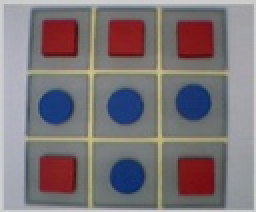
%> input picture images/tablero.jpg, 128 x 106 px, shrunk from 360 x 297 before the run (shown 2 times larger)
$ octave segmentKMedias.m   (GNU Octave 9; MATLAB toolbox functions it lacks are replaced by stand-ins)
%> lines starting %> are read from the running program, lines starting %| are printed output that depends on the picture; in (x1, y1, x2, y2) boxes, pixels count from 0 and x2, y2 are one past the last pixel; in counts of white or black regions, pixels touching at a corner belong together; the program's own positions count from 1
close all;
clc;
clear all;

%im1 = imread('./images/windex.bmp');
% im1= imread('./images/Pimientos.jpg');
im1= imread('./images/tablero.jpg');
%> im1 is the input picture: size 106x128x3 uint8; mean R, G, B 125.2, 117, 120.6

h=fspecial("gaussian",[7,7],3);
im2=imfilter(im1,h,"replicate");
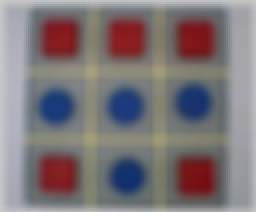
%> im2: size 106x128x3 uint8 (shown 2 times larger); mean R, G, B 125.5, 117.4, 121
%figure(1)
%imshow(im2)
im = rgb2lab(im2);
%> im: size 106x128x3 double; mean of channels 1, 2, 3 50.5, 5, 0.2
%im = uint8(im);
im = single(im);
%> im: size 106x128x3 single; mean of channels 1, 2, 3 50.5, 5, 0.2

npoints = 5;

[L,centers]=imsegkmeans(im,npoints);
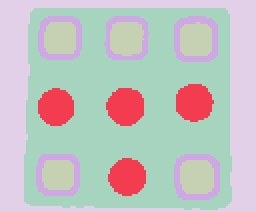
%> L: size 106x128 uint8 (shown 2 times larger); 5 distinct labels, from 1 to 5; one colour per label, 0 black
%> centers = [50.82 -1.23 2.18; 28.82 7.18 -29.42; 35 16.59 5.75; 27.85 39.44 21.88; 69.69 0.649 -3.31]
[m,n,ch] = size(im);
%> m = 106; n = 128; ch = 3
pixels = reshape(im, m*n, 3);

for k=1:npoints
    imRes = zeros(m,n,ch);
    imR=zeros(m,n);
    imBin = zeros(m,n);

    Lab_ref = [centers(k,1);centers(k,2);centers(k,3)];

    imR(:,:,1) =(im(:,:,1)-Lab_ref(1)).^2;
    imR(:,:,2) =(im(:,:,2)-Lab_ref(2)).^2;
    imR(:,:,3) =(im(:,:,3)-Lab_ref(3)).^2;

    imR =sqrt(imR(:,:,1) + imR(:,:,2) + imR(:,:,3));

    imR = imR/max(max(imR));
    th = 0.22;
    imBin(imR<th)=1;

    imRes(:,:,1)= single(im1(:,:,1)).*single(imBin(:,:));
    imRes(:,:,2)= single(im1(:,:,2)).*single(imBin(:,:));
    imRes(:,:,3)= single(im1(:,:,3)).*single(imBin(:,:));

    figure(2)
    imshowpair(im1,uint8(imRes),'montage');
    title('Segmentacion')
    pause()
end
%> this loop made 5 passes
%> Lab_ref on passes 1 to 5: [50.82; -1.23; 2.18], [28.82; 7.18; -29.42], [35; 16.59; 5.75], [27.85; 39.44; 21.88], [69.69; 0.649; -3.31]
%> pass 1, `imR =sqrt(imR(:,:,1) + imR(:,:,2) + imR(:,:,3));`:
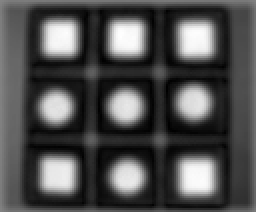
%> imR: size 106x128 double (shown 2 times larger); min 0.493, max 58.06, mean 18.5; drawn with min black and max white
%> pass 1, `imshowpair(im1,uint8(imRes),'montage');`:
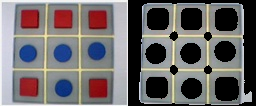
%> displayed picture: size 106x256x3, on the screen's scale of 0 to 255; mean R, G, B 109.6, 105.3, 106.2
%> pass 2, `imR =sqrt(imR(:,:,1) + imR(:,:,2) + imR(:,:,3));`:
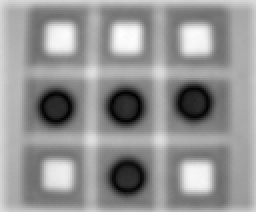
%> imR: size 106x128 double (shown 2 times larger); min 0.883, max 70.07, mean 41.3; drawn with min black and max white
%> after the loop:
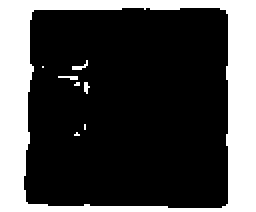
%> imBin: size 106x128 double (shown 2 times larger); values 0 (black) and 1 (white), 28.2% white; 8 white regions (7 under 20 px), largest, box (x1, y1, x2, y2) and area: (0, 0, 128, 106) 3768
%> after the loop:
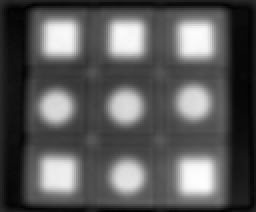
%> imR: size 106x128 double (shown 2 times larger); min 0.00267, max 1, mean 0.354
%> after the loop: imRes: size 106x128x3 double; mean of channels 1, 2, 3 47, 47.4, 49.1

%% segmentando KNN
labels = [1;2;3;4;5];
%entrenamiento por Knn
knn = fitcknn(centers, labels, 'NumNeighbors',1, 'Standardize',true);
predicted_labels = predict(knn,pixels);
%> predicted_labels = 13568 items

segmented_img = reshape(predicted_labels, m, n);
%> segmented_img = 13568 items

%> (the run ends here)
